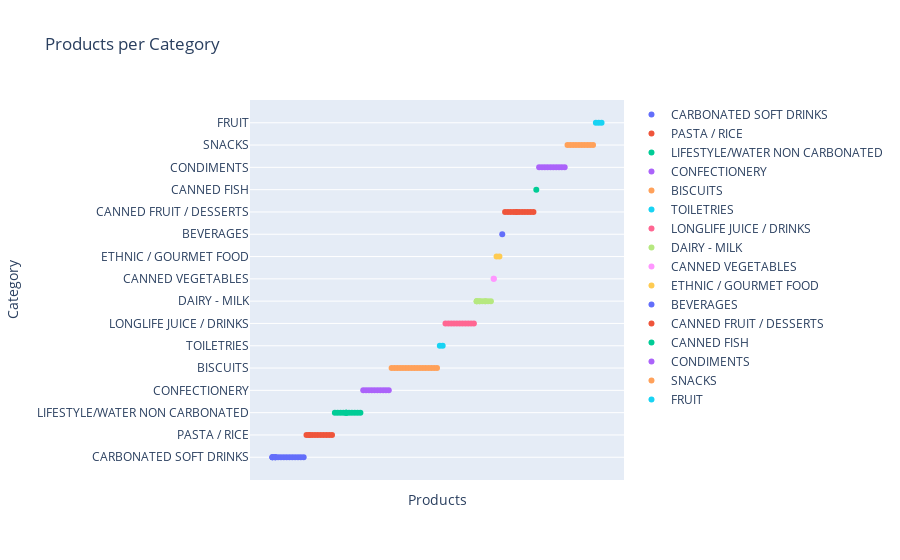

Notebook cell for this chart:
### Code cell
import pandas as pd
import plotly.graph_objects as go
from neo4j import GraphDatabase


query = """
MATCH (c:Category)<-[:STOCKED_IN]-(p:Product)
RETURN c.name AS Category, COLLECT(p.name) AS Products
"""


with driver.session() as session:
    result = session.run(query)
    neo4j_data = [record.data() for record in result]


df = pd.DataFrame(neo4j_data)

# Use Plotly to draw a bar chart
fig = go.Figure()
for index, row in df.iterrows():
    fig.add_trace(go.Scatter(x=row['Products'], y=[row['Category']] * len(row['Products']),
                             mode='markers', name=row['Category']))

fig.update_layout(title='Products per Category',
                  xaxis_title='Products', yaxis_title='Category',
                  showlegend=True, hovermode='closest', 
                  xaxis=dict(
                  tickmode='array',
                  tickvals=[],  # Empty list to hide tick labels
)

)


fig.show()

### Figure 1 — Plotly figure (JSON) as saved in the notebook; plotly's stock layout.template omitted (floating-point values rounded to 4 significant figures)
{"data": [{"mode": "markers", "name": "CARBONATED SOFT DRINKS", "type": "scatter", "x": ["Coca - Cola Classic  Soft Drink Multipack Cans", "Coca - Cola Classic  Soft Drink Multipack Cans", "Coca - Cola Zero Sugar Soft Drink Multipack Cans", "Coca - Cola Classic  Soft Drink Multipack Cans", "Coca - Cola Zero Sugar Soft Drink Multipack Cans", "Coca - Cola Zero Sugar Soft Drink Multipack Cans", "Coca - Cola Classic  Soft Drink Mini Cans", "Coca - Cola Caffeine Free Zero Sugar Soft Drink Multipack Cans", "Coca - Cola Vanilla  Soft Drink Multipack Cans", "Coca - Cola Zero Sugar Soft Drink Mini Cans", "Schweppes Soda Water Bottle Classic Mixers", "Schweppes Indian Tonic Water Classic Mixers Bottle", "Schweppes Lime Soda Water With Lime Juice Bottle", "Schweppes Zero Sugar Classic Mixers Indian Tonic Water Bottle", "Schweppes Lemon Lime Natural Mineral Water Bottle", "Schweppes Orange Mango Natural Mineral Water Bottle"], "y": ["CARBONATED SOFT DRINKS", "CARBONATED SOFT DRINKS", "CARBONATED SOFT DRINKS", "CARBONATED SOFT DRINKS", "CARBONATED SOFT DRINKS", "CARBONATED SOFT DRINKS", "CARBONATED SOFT DRINKS", "CARBONATED SOFT DRINKS", "CARBONATED SOFT DRINKS", "CARBONATED SOFT DRINKS", "CARBONATED SOFT DRINKS", "CARBONATED SOFT DRINKS", "CARBONATED SOFT DRINKS", "CARBONATED SOFT DRINKS", "CARBONATED SOFT DRINKS", "CARBONATED SOFT DRINKS"]}, {"mode": "markers", "name": "PASTA / RICE", "type": "scatter", "x": ["Indomie Mi Goreng Instant Noodles", "Maggi 2 Minute Chicken Flavour Instant Noodles", "Maggi 2 Minute Chicken Flavour Instant Noodles", "Supreme Noodles Cup Chicken Flavour", "Fantastic Chicken Noodle Cup", "Fantastic Chicken Noodle Bowl", "Indomie Mi Goreng Noodle Cup", "Maggi 2 Minute Beef Flavour Instant Noodles", "Supreme Noodles Cup Beef Flavour", "Indomena Instant Noodles Chicken Flavoured", "Woolworths Lasagne Sheets"], "y": ["PASTA / RICE", "PASTA / RICE", "PASTA / RICE", "PASTA / RICE", "PASTA / RICE", "PASTA / RICE", "PASTA / RICE", "PASTA / RICE", "PASTA / RICE", "PASTA / RICE", "PASTA / RICE"]}, {"mode": "markers", "name": "LIFESTYLE/WATER NON CARBONATED", "type": "scatter", "x": ["Schweppes Zero Sugar Lime Infused Mineral Water Bottle", "Schweppes Raspberry Infused Natural Mineral Water Bottle", "Schweppes Natural Mineral Water Bottle Natural", "Woolworths Spring Water Bottles", "Woolworths Spring Water", "Nu Pure Still Spring Water", "Woolworths Spring Water", "Australian Mountain Waters Natural Spring Water", "Pureau Pure Water Water", "Frantelle Australian Still Spring Water Bottles Multipack", "Woolworths Spring Water", "Mount Franklin Spring Water Bottle"], "y": ["LIFESTYLE/WATER NON CARBONATED", "LIFESTYLE/WATER NON CARBONATED", "LIFESTYLE/WATER NON CARBONATED", "LIFESTYLE/WATER NON CARBONATED", "LIFESTYLE/WATER NON CARBONATED", "LIFESTYLE/WATER NON CARBONATED", "LIFESTYLE/WATER NON CARBONATED", "LIFESTYLE/WATER NON CARBONATED", "LIFESTYLE/WATER NON CARBONATED", "LIFESTYLE/WATER NON CARBONATED", "LIFESTYLE/WATER NON CARBONATED", "LIFESTYLE/WATER NON CARBONATED"]}, {"mode": "markers", "name": "CONFECTIONERY", "type": "scatter", "x": ["Kitkat 4 Finger Milk Chocolate Bar", "Kitkat Chunky Original Chocolate Bar", "Cadbury Dairy Milk Caramello Koala Chocolate", "Twix Milk Chocolate Bar With Caramel Biscuit", "Mars Chocolate Bar With Nougat & Caramel", "Cadbury Dairy Milk Chocolate Roll", "Cadbury Chomp Chocolate Bar", "Cadbury Dairy Milk Chocolate Bar", "Cadbury Twirl Chocolate Bar", "Cadbury Curly Wurly Chocolate Bar"], "y": ["CONFECTIONERY", "CONFECTIONERY", "CONFECTIONERY", "CONFECTIONERY", "CONFECTIONERY", "CONFECTIONERY", "CONFECTIONERY", "CONFECTIONERY", "CONFECTIONERY", "CONFECTIONERY"]}, {"mode": "markers", "name": "BISCUITS", "type": "scatter", "x": ["Arnott's Premier Chocolate Chip Cookies", "Woolworths Chocolate Chip Cookies", "Woolworths The King Of Chunky Chocolate Chip Cookies", "Arnott's Mini Choc Chip Cookie Multipack Biscuits", "Oreo Original Mini Cookies Multipack", "Oreo Minis Cookies Variety Bags 18 Pack", "Cadbury Classic Choc Chip Cookies", "Cadbury Choc Centre Cookies", "Byron Bay Cookies Dotty Cookie Bites", "Oreo Original Cookies", "Oreo Double Stuff Cookies", "Oreo Original Cookies Family Pack", "Oreo Chocolate Cookies", "Oreo Grab & Go Original Cookies 9 Pack", "Oreo Double Stuff Mint Cookies", "Oreo Neapolitan Double Stuff Cookies", "Oreo Milk Chocolate Wafer Sticks Biscuits Large Multipack"], "y": ["BISCUITS", "BISCUITS", "BISCUITS", "BISCUITS", "BISCUITS", "BISCUITS", "BISCUITS", "BISCUITS", "BISCUITS", "BISCUITS", "BISCUITS", "BISCUITS", "BISCUITS", "BISCUITS", "BISCUITS", "BISCUITS", "BISCUITS"]}, {"mode": "markers", "name": "TOILETRIES", "type": "scatter", "x": ["Rimmel Scandaleyes Eye Definer Brown", "Skin Republic Hyaluronic Acid & Collagen Face Mask"], "y": ["TOILETRIES", "TOILETRIES"]}, {"mode": "markers", "name": "LONGLIFE JUICE / DRINKS", "type": "scatter", "x": ["Woolworths Apple Juice", "Woolworths Apple & Mango Juice", "Woolworths Orange Juice", "Woolworths Breakfast Juice", "Woolworths Apple & Blackcurrant Juice", "Woolworths Multivitamin Juice", "Golden Circle Golden Pash Fruit Drink", "Golden Circle Drinks Pine Orange Fruit Drink", "Golden Circle Drinks Sunshine Punch Fruit Drink", "Golden Circle Fruit Drinks Lunch Box Poppers Tropical Punch Multipack", "Woolworths Spring Water Minis"], "y": ["LONGLIFE JUICE / DRINKS", "LONGLIFE JUICE / DRINKS", "LONGLIFE JUICE / DRINKS", "LONGLIFE JUICE / DRINKS", "LONGLIFE JUICE / DRINKS", "LONGLIFE JUICE / DRINKS", "LONGLIFE JUICE / DRINKS", "LONGLIFE JUICE / DRINKS", "LONGLIFE JUICE / DRINKS", "LONGLIFE JUICE / DRINKS", "LONGLIFE JUICE / DRINKS"]}, {"mode": "markers", "name": "DAIRY - MILK", "type": "scatter", "x": ["Woolworths Full Cream Milk", "Woolworths Full Cream Milk", "Dairy Farmers Full Cream Milk Full Cream Milk", "Woolworths Full Cream Milk", "Norco Full Cream Milk", "Dairy Farmers Full Cream Milk Full Cream Milk", "A2 Milk Full Cream Milk", "Pauls Farmhouse Gold Full Cream Milk", "Dairy Farmers Full Cream Milk", "A2 Milk Full Cream Milk"], "y": ["DAIRY - MILK", "DAIRY - MILK", "DAIRY - MILK", "DAIRY - MILK", "DAIRY - MILK", "DAIRY - MILK", "DAIRY - MILK", "DAIRY - MILK", "DAIRY - MILK", "DAIRY - MILK"]}, {"mode": "markers", "name": "CANNED VEGETABLES", "type": "scatter", "x": ["Woolworths Diced Italian Tomatoes", "Woolworths Diced Italian Tomatoes"], "y": ["CANNED VEGETABLES", "CANNED VEGETABLES"]}, {"mode": "markers", "name": "ETHNIC / GOURMET FOOD", "type": "scatter", "x": ["Essentials Coconut Cream", "Essentials Coconut Milk"], "y": ["ETHNIC / GOURMET FOOD", "ETHNIC / GOURMET FOOD"]}, {"mode": "markers", "name": "BEVERAGES", "type": "scatter", "x": ["Woolworths Uht Full Cream Milk"], "y": ["BEVERAGES"]}, {"mode": "markers", "name": "CANNED FRUIT / DESSERTS", "type": "scatter", "x": ["Woolworths Pineapple Slices In Juice", "Woolworths Creamed Rice", "Woolworths Peach In Strawberry Jelly", "Woolworths Two Fruits In Juice Cups", "Woolworths Two Fruits In Juice", "Woolworths Two Fruits In Tropical Jelly", "Woolworths Two Fruits In Juice", "Woolworths Apple In Pineapple Jelly", "Goulburn Valley Two Fruits In Juice", "Dole Pineapple Slices In Syrup", "Dole Pineapple Chunks In Juice", "Goulburn Valley Two Fruits In Juice Fruit Cups In Juice"], "y": ["CANNED FRUIT / DESSERTS", "CANNED FRUIT / DESSERTS", "CANNED FRUIT / DESSERTS", "CANNED FRUIT / DESSERTS", "CANNED FRUIT / DESSERTS", "CANNED FRUIT / DESSERTS", "CANNED FRUIT / DESSERTS", "CANNED FRUIT / DESSERTS", "CANNED FRUIT / DESSERTS", "CANNED FRUIT / DESSERTS", "CANNED FRUIT / DESSERTS", "CANNED FRUIT / DESSERTS"]}, {"mode": "markers", "name": "CANNED FISH", "type": "scatter", "x": ["Deep Cove Sardines In Oil"], "y": ["CANNED FISH"]}, {"mode": "markers", "name": "CONDIMENTS", "type": "scatter", "x": ["Woolworths Tomato Sauce Squeeze", "Woolworths Barbecue Sauce Squeeze", "Masterfoods Tomato Sauce", "Woolworths Tomato Sauce", "Masterfoods Barbecue Sauce", "Fountain Tomato Sauce Squeeze", "Fountain Barbecue Bbq Sauce Squeeze", "Woolworths Secret Burger Sauce", "Heinz Ketchup Tomato Sauce Ketchup", "Woolworths Barbecue Sauce"], "y": ["CONDIMENTS", "CONDIMENTS", "CONDIMENTS", "CONDIMENTS", "CONDIMENTS", "CONDIMENTS", "CONDIMENTS", "CONDIMENTS", "CONDIMENTS", "CONDIMENTS"]}, {"mode": "markers", "name": "SNACKS", "type": "scatter", "x": ["Smith's Crinkle Cut Potato Chips Original", "Smith's Crinkle Cut Potato Chips Cheese & Onion", "Smith's Crinkle Cut Potato Chips Barbecue", "Smith's Crinkle Cut Potato Chips Chicken", "Thins Chips Salt & Vinegar", "Smith's Thinly Cut Potato Chips Original Share Pack", "Thins Chips Chicken", "Smith's Crinkle Cut Potato Chips Salt & Vinegar", "Thins Chips Light & Tangy", "Thins Cheese & Onion Chips"], "y": ["SNACKS", "SNACKS", "SNACKS", "SNACKS", "SNACKS", "SNACKS", "SNACKS", "SNACKS", "SNACKS", "SNACKS"]}, {"mode": "markers", "name": "FRUIT", "type": "scatter", "x": ["Woolworths Red Watermelon Cut Quarter", "The Odd Bunch Pear Prepacked", "Woolworths Fresh Pink Lady Apples Punnet"], "y": ["FRUIT", "FRUIT", "FRUIT"]}], "layout": {"hovermode": "closest", "showlegend": true, "title": {"text": "Products per Category"}, "xaxis": {"tickmode": "array", "tickvals": [], "title": {"text": "Products"}}, "yaxis": {"title": {"text": "Category"}}}}
